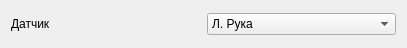
<?xml version="1.0" encoding="UTF-8"?>
<ui version="4.0">
 <class>sensorWidget</class>
 <widget class="QWidget" name="sensorWidget">
  <property name="geometry">
   <rect>
    <x>0</x>
    <y>0</y>
    <width>407</width>
    <height>48</height>
   </rect>
  </property>
  <property name="sizePolicy">
   <sizepolicy hsizetype="Expanding" vsizetype="Fixed">
    <horstretch>0</horstretch>
    <verstretch>0</verstretch>
   </sizepolicy>
  </property>
  <property name="windowTitle">
   <string>Form</string>
  </property>
  <layout class="QHBoxLayout" name="horizontalLayout">
   <item>
    <widget class="QLabel" name="labelNum">
     <property name="text">
      <string>Датчик</string>
     </property>
    </widget>
   </item>
   <item>
    <widget class="QComboBox" name="comboBox">
     <item>
      <property name="text">
       <string>Л. Рука</string>
      </property>
     </item>
     <item>
      <property name="text">
       <string>П. Рука</string>
      </property>
     </item>
     <item>
      <property name="text">
       <string>Л. Нога</string>
      </property>
     </item>
     <item>
      <property name="text">
       <string>П. Нога</string>
      </property>
     </item>
    </widget>
   </item>
  </layout>
 </widget>
 <resources/>
 <connections/>
</ui>
